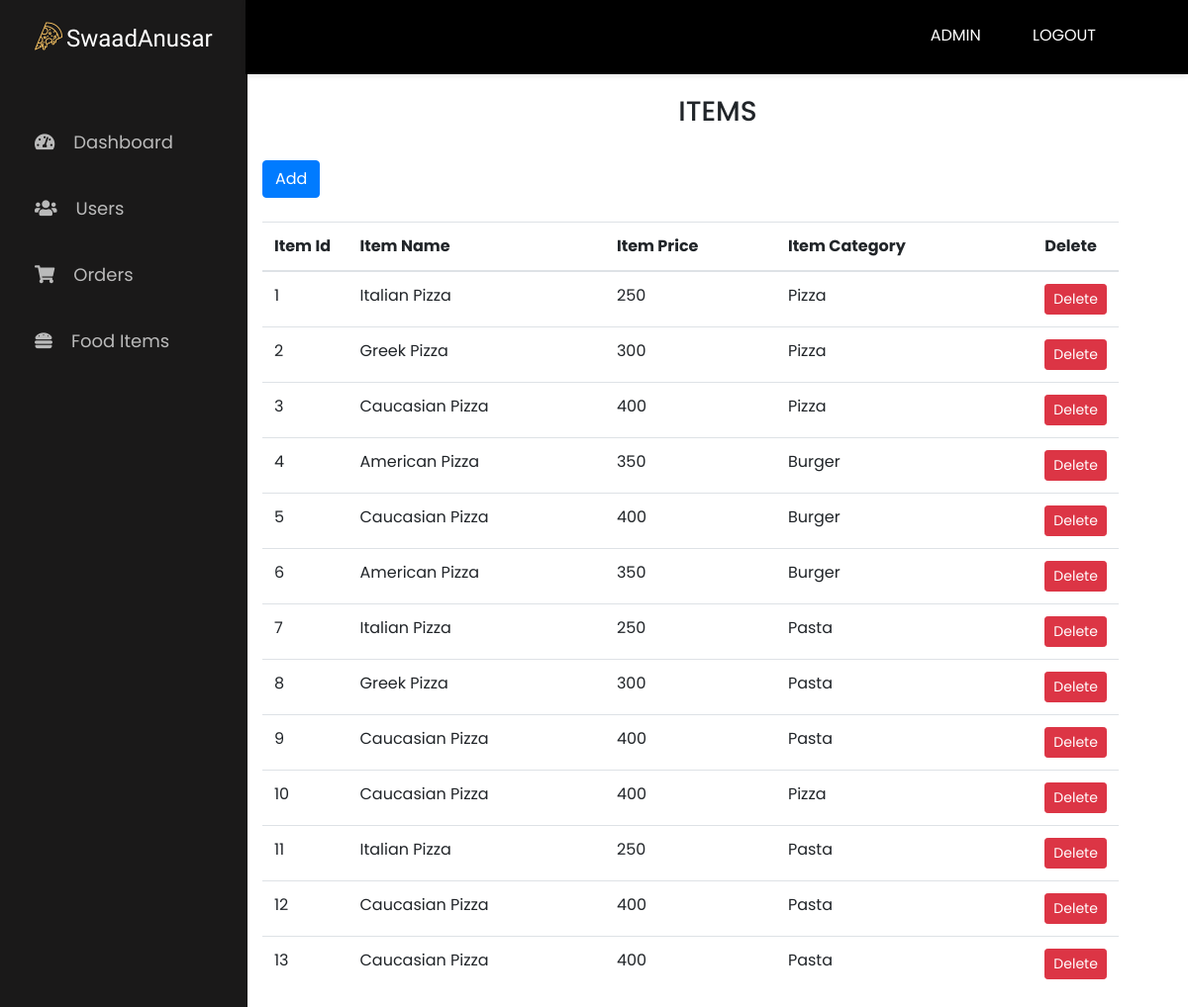
Page /Admins/items.php on the committed database.
### tables this page shows
CREATE TABLE `item` (
  `item_id` int(7) NOT NULL,
  `item_name` varchar(150) NOT NULL,
  `item_price` int(5) NOT NULL,
  `item_image` varchar(500) NOT NULL,
  `item_category` varchar(50) NOT NULL
);

### Admins/items.php (the view, shortened to what this page needs)
<?php
include('includes/header.php');
include('connection.php');
?>
<main class="maincontent">
	 <div class="container box">
		<h3 align="center">ITEMS</h3>
		<br />
		<button align="right" type="button" class="btn btn-primary" id="add_button" data-toggle="modal" data-target="#itemModal" autofocus="">Add</button>
	    <br /><br />
	    <table id="user_data" class="table table-hover table-responsive">
	     <thead>
	      <tr>
	       <th width="10%">Item Id</th>
	       <th width="30%">Item Name</th>
	       <th width="20%">Item Price</th>
	       <th width="30%">Item Category</th>
	       <th width="10%">Delete</th>
	      </tr>
	     </thead>
	     <tbody>
	     	<?php
                $sql = "SELECT * from item order by item_id";
                $result = mysqli_query($connect, $sql);
                while($row = mysqli_fetch_assoc($result))
                {
                	echo '
                <tr>
                	<td>'.$row["item_id"].'</td>
                	<td>'.$row["item_name"].'</td>
                	<td>'.$row["item_price"].'</td>
                	<td>'.$row["item_category"].'</td>
                	<td><button align="right" type="button" class="btn btn-danger btn-sm" id="add_button" data-toggle="modal" data-target="#itemModal" autofocus="">Delete</button></td>
                </tr>
                ';
   	            }
	     	?>
	     </tbody>
	    </table>
		</div>
</main>
<?php
include('includes/footer.php');
?>

### Admins/css/main.css (style rules this page uses)
body { font-family: "Poppins", Arial, sans-serif; }
body { overflow-x: hidden; }
.maincontent { margin:75px 0px 0px 250px; padding-top: 20px; }

### rows in the picture
item: item_id "1", item_name "Italian Pizza", item_price "250", item_category "Pizza"
item: item_id "2", item_name "Greek Pizza", item_price "300", item_category "Pizza"
item: item_id "3", item_name "Caucasian Pizza", item_price "400", item_category "Pizza"
item: item_id "4", item_name "American Pizza", item_price "350", item_category "Burger"
item: item_id "5", item_name "Caucasian Pizza", item_price "400", item_category "Burger"
item: item_id "6", item_name "American Pizza", item_price "350", item_category "Burger"
item: item_id "7", item_name "Italian Pizza", item_price "250", item_category "Pasta"
item: item_id "8", item_name "Greek Pizza", item_price "300", item_category "Pasta"
item: item_id "9", item_name "Caucasian Pizza", item_price "400", item_category "Pasta"
item: item_id "10", item_name "Caucasian Pizza", item_price "400", item_category "Pizza"
item: item_id "11", item_name "Italian Pizza", item_price "250", item_category "Pasta"
item: item_id "12", item_name "Caucasian Pizza", item_price "400", item_category "Pasta"
item: item_id "13", item_name "Caucasian Pizza", item_price "400", item_category "Pasta"
